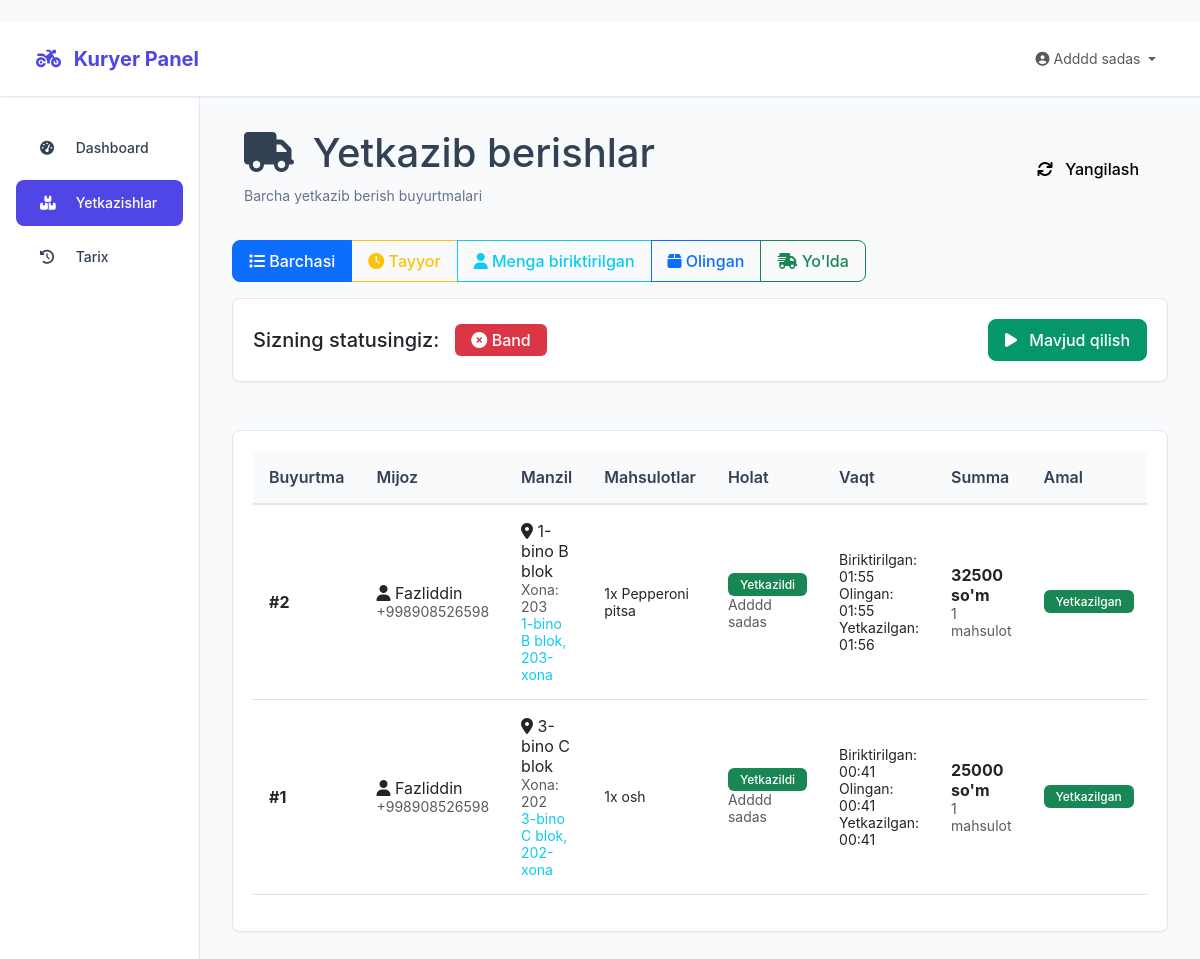
The app's page /courier/deliveries/ (signed in), older data.
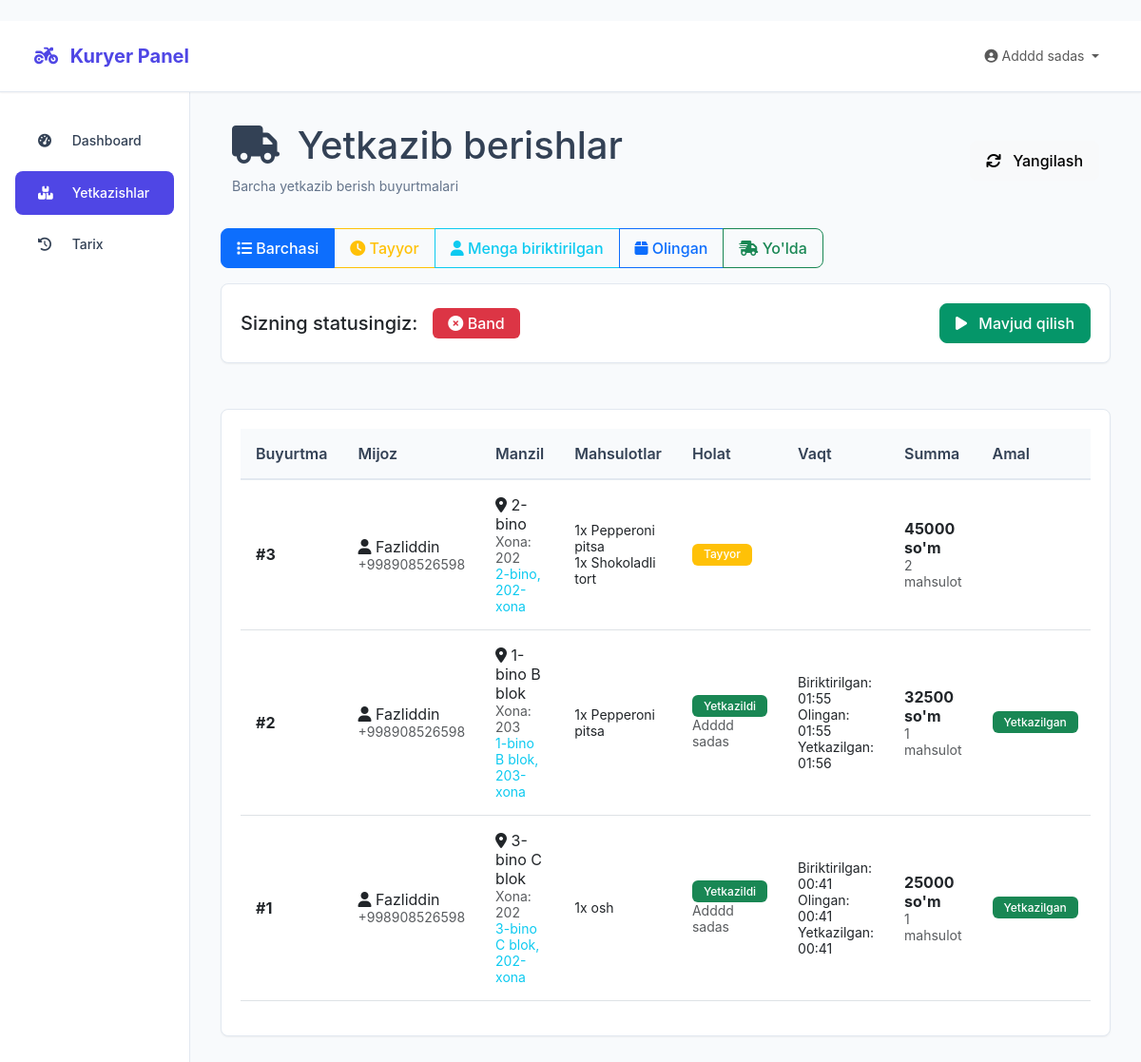
The same page, newer data.
### courier/models.py (models this page shows, shortened)
class Delivery(models.Model):
    STATUS_CHOICES = [
        ('ready', 'Tayyor'),
        ('assigned', 'Tayinlandi'),
        ('picked_up', 'Olib ketildi'),
        ('on_way', 'Yo\'lda'),
        ('delivered', 'Yetkazildi'),
        ('failed', 'Muvaffaqiyatsiz'),
        ('returned', 'Qaytarildi'),
    ]
    order = models.OneToOneField(Order, on_delete=models.CASCADE, verbose_name="Buyurtma")
    courier = models.ForeignKey(CourierStaff, on_delete=models.SET_NULL, null=True, blank=True, verbose_name="Kuryer")
    status = models.CharField(max_length=20, choices=STATUS_CHOICES, default='ready', verbose_name="Holat")
    assigned_at = models.DateTimeField(null=True, blank=True, verbose_name="Tayinlangan vaqt")
    picked_up_at = models.DateTimeField(null=True, blank=True, verbose_name="Olingan vaqt")
    delivered_at = models.DateTimeField(null=True, blank=True, verbose_name="Yetkazilgan vaqt")
    delivery_address = models.TextField(blank=True, verbose_name="Yetkazib berish manzili")
    delivery_notes = models.TextField(blank=True, verbose_name="Yetkazib berish izohlari")
    customer_feedback = models.TextField(blank=True, verbose_name="Mijoz fikri")
    rating = models.PositiveIntegerField(null=True, blank=True, verbose_name="Baho (1-5)")
    updated_at = models.DateTimeField(auto_now=True, verbose_name="Yangilandi")
    class Meta:
        verbose_name = "Yetkazib berish"
        verbose_name_plural = "Yetkazib berishlar"
    def get_status_color(self):
        colors = {
            'ready': 'warning',
            'assigned': 'info',
            'picked_up': 'primary',
            'on_way': 'primary',
            'delivered': 'success',
            'failed': 'danger',
            'returned': 'secondary'
        }
        return colors.get(self.status, 'secondary')

class CourierStaff(models.Model):
    user = models.ForeignKey(User, on_delete=models.CASCADE, verbose_name="Foydalanuvchi")
    full_name = models.CharField(max_length=200, verbose_name="To'liq ism")
    phone_number = models.CharField(max_length=20, verbose_name="Telefon raqam")
    vehicle_type = models.CharField(max_length=50, default="Piyoda", verbose_name="Transport turi")
    is_active = models.BooleanField(default=True, verbose_name="Faol")
    is_available = models.BooleanField(default=True, verbose_name="Mavjud")
    created_at = models.DateTimeField(auto_now_add=True, verbose_name="Yaratilgan vaqt")
    class Meta:
        verbose_name = "Kuryer"
        verbose_name_plural = "Kuryerlar"

### bot/models.py (models this page shows, shortened)
class Order(models.Model):
    STATUS_CHOICES = [
        ('pending', 'Kutilmoqda'),
        ('confirmed', 'Tasdiqlandi'),
        ('preparing', 'Tayyorlanmoqda'),
        ('delivering', 'Yetkazilmoqda'),
        ('delivered', 'Yetkazildi'),
        ('completed', 'Bajarildi'),
        ('cancelled', 'Bekor qilindi'),
    ]
    PAYMENT_CHOICES = [
        ('cash', 'Naqd pul'),
        ('card', 'Plastik karta'),
        ('online', 'Online to\'lov'),
    ]
    user = models.ForeignKey(TelegramUser, on_delete=models.CASCADE, verbose_name="Foydalanuvchi")
    dormitory = models.ForeignKey('Dormitory', on_delete=models.SET_NULL, blank=True, null=True, verbose_name="Yotoqxona")
    status = models.CharField(max_length=20, choices=STATUS_CHOICES, default='pending', verbose_name="Holat")
    payment_method = models.CharField(max_length=20, choices=PAYMENT_CHOICES, default='cash', verbose_name="To'lov usuli")
    delivery_address = models.TextField(verbose_name="Yetkazib berish manzili")
    room_number = models.CharField(max_length=20, blank=True, null=True, verbose_name="Xona raqami")
    phone_number = models.CharField(max_length=20, verbose_name="Telefon raqam")
    delivery_time = models.DateTimeField(blank=True, null=True, verbose_name="Yetkazib berish vaqti")
    total_amount = models.DecimalField(max_digits=10, decimal_places=2, verbose_name="Umumiy summa")
    delivery_fee = models.DecimalField(max_digits=10, decimal_places=2, default=0, verbose_name="Yetkazib berish haqi")
    notes = models.TextField(blank=True, verbose_name="Izohlar")
    created_at = models.DateTimeField(auto_now_add=True, verbose_name="Buyurtma vaqti")
    updated_at = models.DateTimeField(auto_now=True, verbose_name="Yangilangan vaqt")
    class Meta:
        verbose_name = "Buyurtma"
        verbose_name_plural = "Buyurtmalar"
        ordering = ['-created_at']

class TelegramUser(models.Model):
    user_id = models.BigIntegerField(unique=True, verbose_name="Telegram ID")
    username = models.CharField(max_length=100, blank=True, null=True, verbose_name="Username")
    first_name = models.CharField(max_length=100, blank=True, null=True, verbose_name="Ism")
    last_name = models.CharField(max_length=100, blank=True, null=True, verbose_name="Familiya")
    phone_number = models.CharField(max_length=20, blank=True, null=True, verbose_name="Telefon raqam")
    full_name = models.CharField(max_length=200, blank=True, null=True, verbose_name="To'liq ism")
    age = models.PositiveIntegerField(blank=True, null=True, verbose_name="Yosh")
    dormitory = models.ForeignKey('Dormitory', on_delete=models.SET_NULL, blank=True, null=True, verbose_name="Yotoqxona")
    room_number = models.CharField(max_length=20, blank=True, null=True, verbose_name="Xona raqami")
    is_registered = models.BooleanField(default=False, verbose_name="Ro'yxatdan o'tgan")
    registration_date = models.DateTimeField(blank=True, null=True, verbose_name="Ro'yxatdan o'tgan sana")
    is_active = models.BooleanField(default=True, verbose_name="Faol")
    created_at = models.DateTimeField(auto_now_add=True, verbose_name="Qo'shilgan vaqt")
    class Meta:
        verbose_name = "Foydalanuvchi"
        verbose_name_plural = "Foydalanuvchilar"
    def get_display_name(self):
        return self.full_name or self.first_name or self.username or "Foydalanuvchi"

class Dormitory(models.Model):
    name = models.CharField(max_length=100, verbose_name="Yotoqxona nomi")
    address = models.TextField(verbose_name="To'liq manzil")
    contact_person = models.CharField(max_length=100, blank=True, verbose_name="Mas'ul shaxs")
    contact_phone = models.CharField(max_length=20, blank=True, verbose_name="Telefon raqam")
    delivery_fee = models.DecimalField(max_digits=10, decimal_places=2, default=0, verbose_name="Yetkazib berish haqi")
    delivery_time = models.PositiveIntegerField(default=30, verbose_name="Yetkazib berish vaqti (daqiqa)")
    working_hours_start = models.TimeField(default='09:00', verbose_name="Ish boshlanish vaqti")
    working_hours_end = models.TimeField(default='23:00', verbose_name="Ish tugash vaqti")
    is_24_hours = models.BooleanField(default=False, verbose_name="24 soat ishlaydi")
    latitude = models.DecimalField(max_digits=10, decimal_places=8, blank=True, null=True, verbose_name="Kenglik")
    longitude = models.DecimalField(max_digits=11, decimal_places=8, blank=True, null=True, verbose_name="Uzunlik")
    is_active = models.BooleanField(default=True, verbose_name="Faol")
    notes = models.TextField(blank=True, verbose_name="Qo'shimcha ma'lumot")
    created_at = models.DateTimeField(auto_now_add=True, verbose_name="Yaratilgan vaqt")
    class Meta:
        verbose_name = "Yotoqxona"
        verbose_name_plural = "Yotoqxonalar"

class OrderItem(models.Model):
    order = models.ForeignKey(Order, on_delete=models.CASCADE, related_name='items', verbose_name="Buyurtma")
    product = models.ForeignKey(Product, on_delete=models.CASCADE, verbose_name="Mahsulot")
    quantity = models.PositiveIntegerField(verbose_name="Miqdor")
    price = models.DecimalField(max_digits=10, decimal_places=2, verbose_name="Narx")
    class Meta:
        verbose_name = "Buyurtma mahsuloti"
        verbose_name_plural = "Buyurtma mahsulotlari"

class Product(models.Model):
    name = models.CharField(max_length=200, verbose_name="Mahsulot nomi")
    description = models.TextField(verbose_name="Tavsif")
    price = models.DecimalField(max_digits=10, decimal_places=2, verbose_name="Narx")
    category = models.ForeignKey(Category, on_delete=models.CASCADE, verbose_name="Kategoriya")
    image = models.ImageField(upload_to='products/', blank=True, null=True, verbose_name="Rasm")
    is_available = models.BooleanField(default=True, verbose_name="Mavjud")
    created_at = models.DateTimeField(auto_now_add=True, verbose_name="Yaratilgan vaqt")
    class Meta:
        verbose_name = "Mahsulot"
        verbose_name_plural = "Mahsulotlar"

### courier/views.py (the view, shortened to what this page needs)
# urls.py: path('deliveries/', views.deliveries_list, name='deliveries'),
@courier_required
def deliveries_list(request):
    try:
        courier = CourierStaff.objects.get(user=request.user)
    except CourierStaff.DoesNotExist:
        messages.error(request, "Kuryer profili topilmadi! Iltimos, admin bilan bog'laning.")
        return redirect('admin_panel:dashboard' if request.user.role == 'admin' else 'login')
    ready_orders = Order.objects.filter(
        orderprogress__status='ready',
        delivery__isnull=True
    )
    for order in ready_orders:
        if not hasattr(order, 'delivery'):
            Delivery.objects.get_or_create(
                order=order,
                defaults={'status': 'ready'}
            )
    deliveries = Delivery.objects.filter(
        Q(courier=courier) |  # Kuryer buyurtmalari
        Q(status='ready', courier__isnull=True)  # Tayyor buyurtmalar
    ).select_related('order__user', 'order__dormitory', 'courier', 'order__orderprogress').order_by('-updated_at')
    status_filter = request.GET.get('status')
    context = {
        'deliveries': deliveries,
        'status_filter': status_filter,
    }
    return render(request, 'courier/deliveries.html', context)

### users/models.py (called while the page is built)
    def can_access_courier(self):
        return self.role in [self.COURIER, self.ADMIN] or self.is_superuser

### templates/courier/deliveries.html (shortened to what the changed rows need)
{% extends 'courier/base.html' %}
{% block content %}
<div class="page-header">
    <div class="container-fluid">
        <div class="d-flex justify-content-between align-items-center">
            <div>
                <h1>
                    <i class="fas fa-truck me-2"></i>
                    Yetkazib berishlar
                </h1>
            </div>
        </div>
    </div>
</div>
<div class="card">
    <div class="card-body">
        {% if deliveries %}
            <div class="table-responsive">
                <table class="table table-hover">
                    <thead>
                        <tr>
                            <th>Buyurtma</th>
                            <th>Mijoz</th>
                            <th>Manzil</th>
                            <th>Mahsulotlar</th>
                            <th>Holat</th>
                            <th>Vaqt</th>
                            <th>Summa</th>
                            <th>Amal</th>
                        </tr>
                    </thead>
                    <tbody>
                        {% for delivery in deliveries %}
                            <tr>
                                <td><strong>#{{ delivery.order.id }}</strong></td>
                                <td>
                                    <i class="fas fa-user"></i> {{ delivery.order.user.get_display_name }}
                                    <br><small class="text-muted">{{ delivery.order.phone_number }}</small>
                                </td>
                                <td>
                                    <i class="fas fa-map-marker-alt"></i> {{ delivery.order.dormitory.name }}
                                    <br><small class="text-muted">Xona: {{ delivery.order.room_number }}</small>
                                    {% if delivery.delivery_address %}
                                        <br><small class="text-info">{{ delivery.delivery_address }}</small>
                                    {% endif %}
                                </td>
                                <td>
                                    {% for item in delivery.order.items.all %}
                                        <small>{{ item.quantity }}x {{ item.product.name }}</small><br>
                                    {% empty %}
                                        <small class="text-muted">Ma'lumot yo'q</small>
                                    {% endfor %}
                                </td>
                                <td>
                                    <span class="badge bg-{{ delivery.get_status_color }}">
                                        {{ delivery.get_status_display }}
                                    </span>
                                    {% if delivery.courier %}
                                        <br><small class="text-muted">{{ delivery.courier.full_name }}</small>
                                    {% endif %}
                                </td>
                                <td>
                                    {% if delivery.assigned_at %}
                                        <small>Biriktirilgan: {{ delivery.assigned_at|date:"H:i" }}</small><br>
                                    {% endif %}
                                    {% if delivery.picked_up_at %}
                                        <small>Olingan: {{ delivery.picked_up_at|date:"H:i" }}</small><br>
                                    {% endif %}
                                    {% if delivery.delivered_at %}
                                        <small>Yetkazilgan: {{ delivery.delivered_at|date:"H:i" }}</small>
                                    {% endif %}
                                </td>
                                <td>
                                    <strong>{{ delivery.order.total_amount|floatformat:0 }} so'm</strong>
                                    <br><small class="text-muted">{{ delivery.order.items.count }} mahsulot</small>
                                </td>
                                <td>
                                    <div class="btn-group-vertical" role="group">
                                        {% if delivery.status == 'ready' and delivery.courier != user.courierstaff %}
                                            <button class="btn btn-sm btn-success mb-1" data-delivery-id="{{ delivery.id }}" onclick="takeOrder(this.dataset.deliveryId)" title="Qabul qilish">
                                                <i class="fas fa-hand-paper"></i> Olish
                                            </button>
                                        {% elif delivery.status == 'assigned' and delivery.courier == user.courierstaff %}
                                            <button class="btn btn-sm btn-primary mb-1" data-delivery-id="{{ delivery.id }}" onclick="pickupOrder(this.dataset.deliveryId)" title="Olib ketish">
                                                <i class="fas fa-box"></i> Olish
                                            </button>
                                        {% elif delivery.status == 'picked_up' and delivery.courier == user.courierstaff %}
                                            <button class="btn btn-sm btn-warning mb-1" data-delivery-id="{{ delivery.id }}" onclick="startDelivery(this.dataset.deliveryId)" title="Yetkazishni boshlash">
                                                <i class="fas fa-shipping-fast"></i> Yo'lga
                                            </button>
                                        {% elif delivery.status == 'on_way' and delivery.courier == user.courierstaff %}
                                            <button class="btn btn-sm btn-success" data-delivery-id="{{ delivery.id }}" onclick="completeDelivery(this.dataset.deliveryId)" title="Yetkazildi">
                                                <i class="fas fa-check"></i> Tugallash
                                            </button>
                                        {% elif delivery.status == 'delivered' %}
                                            <span class="badge bg-success">Yetkazilgan</span>
                                        {% endif %}
                                    </div>
                                </td>
                            </tr>
                        {% endfor %}
                    </tbody>
                </table>
            </div>
        {% else %}
            <div class="text-center py-5">
                <i class="fas fa-truck fa-4x text-muted"></i>
                <h4 class="mt-3 text-muted">Yetkazib berishlar yo'q</h4>
                <p class="text-muted">Hozircha yetkazib berishlar mavjud emas.</p>
            </div>
        {% endif %}
    </div>
</div>
{% endblock %}

Row changes from the older to the newer data that the page shows:
added Delivery: order.id "3", order.user.get_display_name "Fazliddin", order.phone_number "+998908526598", order.dormitory.name "2-bino", order.room_number "202", delivery_address "2-bino, 202-xona", status "Tayyor", order.total_amount "45000", order.items.count "2"
added OrderItem: quantity "1", product.name "Pepperoni pitsa", shown under "3"
added OrderItem: quantity "1", product.name "Shokoladli tort", shown under "3"
